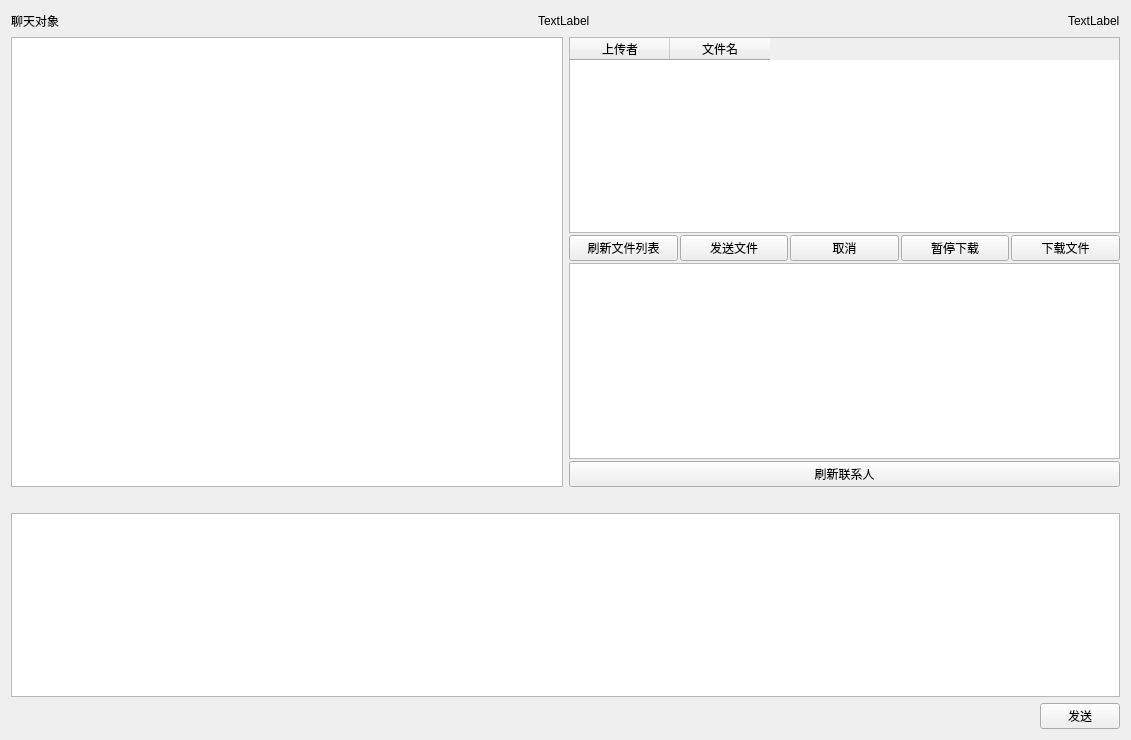
<?xml version="1.0" encoding="UTF-8"?>
<ui version="4.0">
 <class>ChatMenu</class>
 <widget class="QWidget" name="ChatMenu">
  <property name="geometry">
   <rect>
    <x>0</x>
    <y>0</y>
    <width>1131</width>
    <height>740</height>
   </rect>
  </property>
  <property name="windowTitle">
   <string>Form</string>
  </property>
  <layout class="QHBoxLayout" name="horizontalLayout_7">
   <item>
    <layout class="QVBoxLayout" name="verticalLayout_5">
     <item>
      <layout class="QHBoxLayout" name="horizontalLayout_4">
       <item>
        <widget class="QLabel" name="label_objName">
         <property name="text">
          <string>聊天对象</string>
         </property>
        </widget>
       </item>
       <item>
        <spacer name="horizontalSpacer">
         <property name="orientation">
          <enum>Qt::Horizontal</enum>
         </property>
         <property name="sizeHint" stdset="0">
          <size>
           <width>40</width>
           <height>20</height>
          </size>
         </property>
        </spacer>
       </item>
       <item>
        <widget class="QLabel" name="label">
         <property name="text">
          <string>TextLabel</string>
         </property>
        </widget>
       </item>
       <item>
        <spacer name="horizontalSpacer_2">
         <property name="orientation">
          <enum>Qt::Horizontal</enum>
         </property>
         <property name="sizeHint" stdset="0">
          <size>
           <width>40</width>
           <height>20</height>
          </size>
         </property>
        </spacer>
       </item>
       <item>
        <widget class="QLabel" name="label_2">
         <property name="text">
          <string>TextLabel</string>
         </property>
        </widget>
       </item>
      </layout>
     </item>
     <item>
      <layout class="QHBoxLayout" name="horizontalLayout_6">
       <item>
        <widget class="QListWidget" name="listWidget_dialogView">
         <property name="minimumSize">
          <size>
           <width>550</width>
           <height>450</height>
          </size>
         </property>
        </widget>
       </item>
       <item>
        <layout class="QVBoxLayout" name="verticalLayout_3">
         <property name="spacing">
          <number>2</number>
         </property>
         <item>
          <layout class="QVBoxLayout" name="verticalLayout">
           <item>
            <widget class="QTableWidget" name="tableWidget_files">
             <column>
              <property name="text">
               <string>上传者</string>
              </property>
             </column>
             <column>
              <property name="text">
               <string>文件名</string>
              </property>
             </column>
            </widget>
           </item>
           <item>
            <layout class="QHBoxLayout" name="horizontalLayout_3">
             <item>
              <widget class="QPushButton" name="pb_fllushFilelist">
               <property name="text">
                <string>刷新文件列表</string>
               </property>
              </widget>
             </item>
             <item>
              <widget class="QPushButton" name="pb_sendFile">
               <property name="text">
                <string>发送文件</string>
               </property>
              </widget>
             </item>
             <item>
              <widget class="QPushButton" name="pb_cancle">
               <property name="text">
                <string>取消</string>
               </property>
              </widget>
             </item>
             <item>
              <widget class="QPushButton" name="pb_pausefile">
               <property name="text">
                <string>暂停下载</string>
               </property>
              </widget>
             </item>
             <item>
              <widget class="QPushButton" name="pb_downloadFile">
               <property name="text">
                <string>下载文件</string>
               </property>
              </widget>
             </item>
            </layout>
           </item>
          </layout>
         </item>
         <item>
          <layout class="QVBoxLayout" name="verticalLayout_2">
           <item>
            <widget class="QListWidget" name="listWidget_info">
             <property name="minimumSize">
              <size>
               <width>100</width>
               <height>0</height>
              </size>
             </property>
            </widget>
           </item>
           <item>
            <layout class="QHBoxLayout" name="horizontalLayout_5">
             <item>
              <widget class="QPushButton" name="pb_flushgroupmember">
               <property name="text">
                <string>刷新联系人</string>
               </property>
              </widget>
             </item>
            </layout>
           </item>
          </layout>
         </item>
        </layout>
       </item>
      </layout>
     </item>
     <item>
      <layout class="QHBoxLayout" name="horizontalLayout_2">
       <item>
        <spacer name="horizontalSpacer_4">
         <property name="orientation">
          <enum>Qt::Horizontal</enum>
         </property>
         <property name="sizeHint" stdset="0">
          <size>
           <width>40</width>
           <height>20</height>
          </size>
         </property>
        </spacer>
       </item>
       <item>
        <spacer name="horizontalSpacer_3">
         <property name="orientation">
          <enum>Qt::Horizontal</enum>
         </property>
         <property name="sizeHint" stdset="0">
          <size>
           <width>40</width>
           <height>20</height>
          </size>
         </property>
        </spacer>
       </item>
      </layout>
     </item>
     <item>
      <layout class="QVBoxLayout" name="verticalLayout_4">
       <item>
        <widget class="QTextEdit" name="textEdit"/>
       </item>
       <item>
        <layout class="QHBoxLayout" name="horizontalLayout">
         <item>
          <spacer name="horizontalSpacer_5">
           <property name="orientation">
            <enum>Qt::Horizontal</enum>
           </property>
           <property name="sizeHint" stdset="0">
            <size>
             <width>40</width>
             <height>20</height>
            </size>
           </property>
          </spacer>
         </item>
         <item>
          <widget class="QPushButton" name="pb_sendMsg">
           <property name="minimumSize">
            <size>
             <width>40</width>
             <height>0</height>
            </size>
           </property>
           <property name="text">
            <string>发送</string>
           </property>
          </widget>
         </item>
        </layout>
       </item>
      </layout>
     </item>
    </layout>
   </item>
  </layout>
 </widget>
 <resources/>
 <connections/>
</ui>
